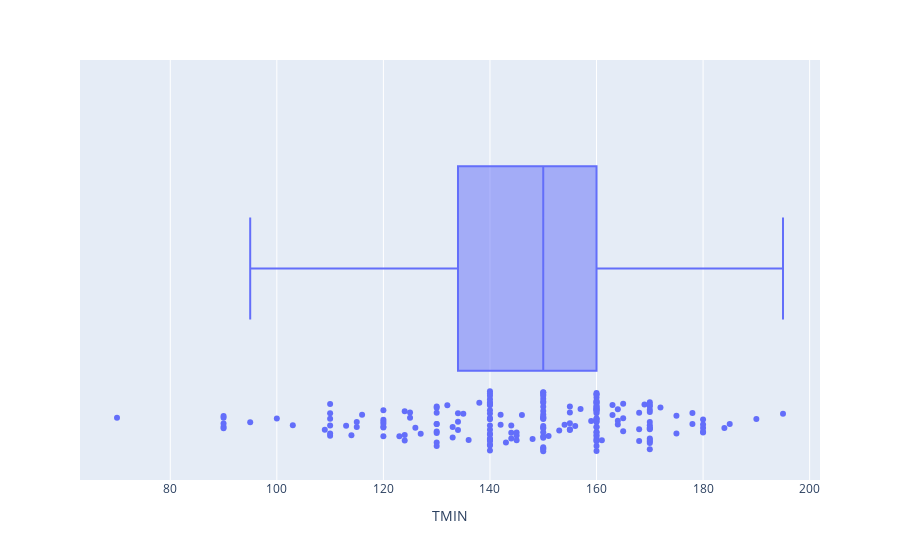

The code cell stored with this chart in its notebook:
### Code cell
#BOX PLOT
#TMIN
fig_weather_box=px.box(weather, x="TMIN", points='all', orientation='h')
fig_weather_box.show()

### Figure 1 — Plotly figure (JSON) as saved in the notebook; plotly's stock layout.template omitted (floating-point values rounded to 4 significant figures; data arrays with more than 128 entries replaced by an {"elided": "..."} marker saying what was removed)
{"data": [{"alignmentgroup": "True", "boxpoints": "all", "hoverlabel": {"namelength": 0}, "hovertemplate": "TMIN=%{x}", "legendgroup": "", "marker": {"color": "#636efa"}, "name": "", "notched": false, "offsetgroup": "", "orientation": "h", "showlegend": false, "type": "box", "x": {"elided": "267 str values"}, "x0": " ", "xaxis": "x", "y0": " ", "yaxis": "y"}], "layout": {"autosize": true, "boxmode": "group", "legend": {"tracegroupgap": 0}, "margin": {"t": 60}, "xaxis": {"anchor": "y", "autorange": true, "domain": [0, 1], "range": [63.06, 201.9], "title": {"text": "TMIN"}, "type": "linear"}, "yaxis": {"anchor": "x", "autorange": true, "domain": [0, 1], "range": [-0.5098, 0.5], "type": "category"}}}
